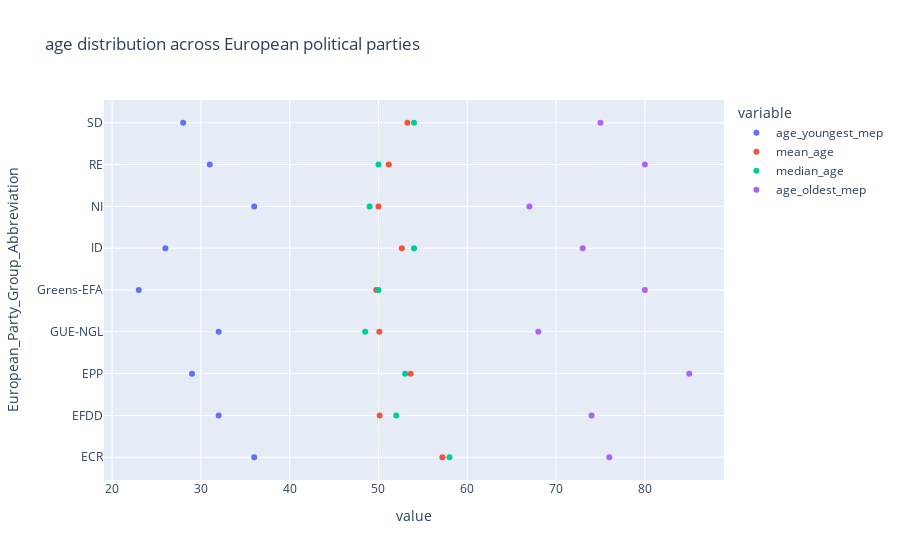

Source (notebook cell):
### Code cell
px.scatter(age_structure_EP_parties,x=['age_youngest_mep','mean_age','median_age','age_oldest_mep'],y='European_Party_Group_Abbreviation',title='age distribution across European political parties')

### Figure 1 — Plotly figure (JSON) as saved in the notebook; plotly's stock layout.template omitted (floating-point values rounded to 4 significant figures)
{"data": [{"hovertemplate": "variable=age_youngest_mep<br>value=%{x}<br>European_Party_Group_Abbreviation=%{y}<extra></extra>", "legendgroup": "age_youngest_mep", "marker": {"color": "#636efa", "symbol": "circle"}, "mode": "markers", "name": "age_youngest_mep", "orientation": "h", "showlegend": true, "type": "scatter", "x": [36, 32, 29, 32, 23, 26, 36, 31, 28], "xaxis": "x", "y": ["ECR", "EFDD", "EPP", "GUE-NGL", "Greens-EFA", "ID", "NI", "RE", "SD"], "yaxis": "y"}, {"hovertemplate": "variable=mean_age<br>value=%{x}<br>European_Party_Group_Abbreviation=%{y}<extra></extra>", "legendgroup": "mean_age", "marker": {"color": "#EF553B", "symbol": "circle"}, "mode": "markers", "name": "mean_age", "orientation": "h", "showlegend": true, "type": "scatter", "x": [57.19, 50.14, 53.63, 50.1, 49.74, 52.63, 50, 51.16, 53.25], "xaxis": "x", "y": ["ECR", "EFDD", "EPP", "GUE-NGL", "Greens-EFA", "ID", "NI", "RE", "SD"], "yaxis": "y"}, {"hovertemplate": "variable=median_age<br>value=%{x}<br>European_Party_Group_Abbreviation=%{y}<extra></extra>", "legendgroup": "median_age", "marker": {"color": "#00cc96", "symbol": "circle"}, "mode": "markers", "name": "median_age", "orientation": "h", "showlegend": true, "type": "scatter", "x": [58, 52, 53, 48.5, 50, 54, 49, 50, 54], "xaxis": "x", "y": ["ECR", "EFDD", "EPP", "GUE-NGL", "Greens-EFA", "ID", "NI", "RE", "SD"], "yaxis": "y"}, {"hovertemplate": "variable=age_oldest_mep<br>value=%{x}<br>European_Party_Group_Abbreviation=%{y}<extra></extra>", "legendgroup": "age_oldest_mep", "marker": {"color": "#ab63fa", "symbol": "circle"}, "mode": "markers", "name": "age_oldest_mep", "orientation": "h", "showlegend": true, "type": "scatter", "x": [76, 74, 85, 68, 80, 73, 67, 80, 75], "xaxis": "x", "y": ["ECR", "EFDD", "EPP", "GUE-NGL", "Greens-EFA", "ID", "NI", "RE", "SD"], "yaxis": "y"}], "layout": {"legend": {"title": {"text": "variable"}, "tracegroupgap": 0}, "title": {"text": "age distribution across European political parties"}, "xaxis": {"anchor": "y", "domain": [0, 1], "title": {"text": "value"}}, "yaxis": {"anchor": "x", "domain": [0, 1], "title": {"text": "European_Party_Group_Abbreviation"}}}}
